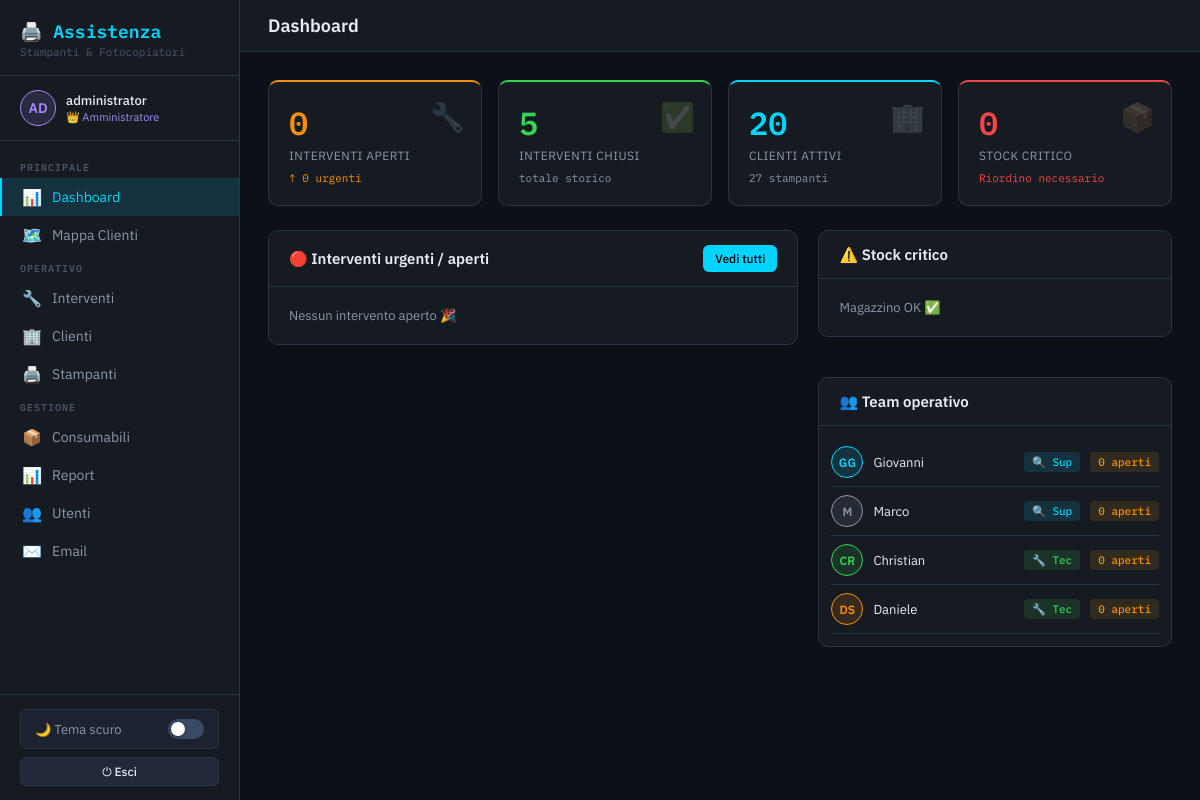
Screenshot of /agg_files/techcopy_email_06-12-2026/techcopy/index.php (signed in) with the database file from the repository.
### tables this page shows
CREATE TABLE `users` (
  `id` int(11) NOT NULL,
  `name` varchar(100) NOT NULL,
  `email` varchar(150) NOT NULL,
  `password` varchar(255) NOT NULL,
  `role` enum('admin','supervisor','tech','viewer','insert') NOT NULL DEFAULT 'tech',
  `avatar` varchar(4) NOT NULL DEFAULT 'US',
  `color` varchar(10) NOT NULL DEFAULT '#00d4ff',
  `notify_email` tinyint(1) NOT NULL DEFAULT 1,
  `active` tinyint(1) NOT NULL DEFAULT 1,
  `created_at` datetime NOT NULL DEFAULT current_timestamp(),
  `updated_at` datetime NOT NULL DEFAULT current_timestamp() ON UPDATE current_timestamp()
);

### agg_files/techcopy_email_06-12-2026/techcopy/includes/auth.php (called while the page is built, shortened)
<?php
require_once __DIR__ . '/config.php';
function current_user(): ?array {
    return $_SESSION['user'] ?? null;
}

### agg_files/techcopy_email_06-12-2026/techcopy/includes/config.php (called while the page is built, shortened)
<?php
function db(): PDO {
    static $pdo = null;
    if ($pdo === null) {
        $dsn = 'mysql:host='.DB_HOST.';dbname='.DB_NAME.';charset='.DB_CHARSET;
        try {
            $pdo = new PDO($dsn, DB_USER, DB_PASS, [
                PDO::ATTR_ERRMODE            => PDO::ERRMODE_EXCEPTION,
                PDO::ATTR_DEFAULT_FETCH_MODE => PDO::FETCH_ASSOC,
                PDO::ATTR_EMULATE_PREPARES   => false,
            ]);
        } catch (PDOException $e) {
            http_response_code(500);
            if (APP_DEBUG) {
                die('DB error: ' . htmlspecialchars($e->getMessage()));
            } else {
                die('Errore di connessione. Contattare l\'amministratore.');
            }
        }
    }
    return $pdo;
}

### agg_files/techcopy_email_06-12-2026/techcopy/includes/helpers.php (called while the page is built, shortened)
<?php
function h(mixed $v): string {
    return htmlspecialchars((string)($v ?? ''), ENT_QUOTES | ENT_SUBSTITUTE, 'UTF-8');
}

### agg_files/techcopy_email_06-12-2026/techcopy/index.php (the view, shortened to what this page needs)
<?php
require_once __DIR__ . '/includes/layout.php';
$db = db();
$me = current_user();
$openTickets   = 0; $urgentTickets = 0; $closedTickets = 0;
if ($me['role'] === 'tech') {
    $s = $db->prepare("SELECT COUNT(*) FROM tickets WHERE status='open' AND (tech_id=? OR EXISTS(SELECT 1 FROM ticket_users tu WHERE tu.ticket_id=tickets.id AND tu.user_id=?))"); $s->execute([$me['id'],$me['id']]); $openTickets=$s->fetchColumn();
    $s = $db->prepare("SELECT COUNT(*) FROM tickets WHERE status!='closed' AND (priority='urgent' OR priority='high') AND (tech_id=? OR EXISTS(SELECT 1 FROM ticket_users tu WHERE tu.ticket_id=tickets.id AND tu.user_id=?))"); $s->execute([$me['id'],$me['id']]); $urgentTickets=$s->fetchColumn();
    $s = $db->prepare("SELECT COUNT(*) FROM tickets WHERE status='closed' AND (tech_id=? OR EXISTS(SELECT 1 FROM ticket_users tu WHERE tu.ticket_id=tickets.id AND tu.user_id=?))"); $s->execute([$me['id'],$me['id']]); $closedTickets=$s->fetchColumn();
} else {
    $openTickets   = $db->query("SELECT COUNT(*) FROM tickets WHERE status='open'")->fetchColumn();
    $urgentTickets = $db->query("SELECT COUNT(*) FROM tickets WHERE status!='closed' AND (priority='urgent' OR priority='high')")->fetchColumn();
    $closedTickets = $db->query("SELECT COUNT(*) FROM tickets WHERE status='closed'")->fetchColumn();
}
$clientCount  = $db->query("SELECT COUNT(*) FROM clients WHERE active=1")->fetchColumn();
$printerCount = $db->query("SELECT COUNT(*) FROM printers WHERE active=1")->fetchColumn();
$lowStock     = $db->query("SELECT COUNT(*) FROM consumables WHERE stock<=min_stock")->fetchColumn();
$recentWhere = $me['role']==='tech' ? "AND (t.tech_id={$me['id']} OR EXISTS(SELECT 1 FROM ticket_users tu WHERE tu.ticket_id=t.id AND tu.user_id={$me['id']}))" : '';
$recentTickets = $db->query("
    SELECT t.*,c.name AS client_name,u.name AS tech_name,u.color AS tech_color,p.brand,p.model
    FROM tickets t
    LEFT JOIN clients c  ON c.id=t.client_id
    LEFT JOIN users u    ON u.id=t.tech_id
    LEFT JOIN printers p ON p.id=t.printer_id
    WHERE t.status!='closed' $recentWhere
    ORDER BY FIELD(t.priority,'urgent','high','normal'), t.created_at DESC
    LIMIT 5")->fetchAll();
$criticalStock = $db->query("SELECT * FROM consumables WHERE stock<=min_stock ORDER BY stock ASC LIMIT 6")->fetchAll();
$operativi = $db->query("
    SELECT u.id,u.name,u.color,u.avatar,u.role,
           COUNT(t.id) AS open_tickets
    FROM users u
    LEFT JOIN tickets t ON t.tech_id=u.id AND t.status!='closed'
    WHERE u.role IN ('tech','supervisor') AND u.active=1
    GROUP BY u.id ORDER BY FIELD(u.role,'supervisor','tech'), u.name")->fetchAll();
layout_header('Dashboard', 'dashboard');
?>
<div class="stats-grid">
  <div class="stat-card" style="border-top:2px solid var(--orange)">
    <div class="stat-icon">🔧</div>
    <div class="value" style="color:var(--orange)"><?= $openTickets ?></div>
    <div class="label"><?= $me['role']==='tech'?'Miei interventi aperti':'Interventi aperti' ?></div>
    <div class="trend" style="color:var(--orange)">↑ <?= $urgentTickets ?> urgenti</div>
  </div>
  <div class="stat-card" style="border-top:2px solid var(--green)">
    <div class="stat-icon">✅</div>
    <div class="value" style="color:var(--green)"><?= $closedTickets ?></div>
    <div class="label">Interventi chiusi</div>
    <div class="trend" style="color:var(--text2)">totale storico</div>
  </div>
  <div class="stat-card" style="border-top:2px solid var(--accent)">
    <div class="stat-icon">🏢</div>
    <div class="value" style="color:var(--accent)"><?= $clientCount ?></div>
    <div class="label">Clienti attivi</div>
    <div class="trend" style="color:var(--text2)"><?= $printerCount ?> stampanti</div>
  </div>
  <div class="stat-card" style="border-top:2px solid var(--red)">
    <div class="stat-icon">📦</div>
    <div class="value" style="color:var(--red)"><?= $lowStock ?></div>
    <div class="label">Stock critico</div>
    <div class="trend" style="color:var(--red)">Riordino necessario</div>
  </div>
</div>
<div class="two-col">
  <div>
    <div class="table-wrap">
      <div class="table-head">
        <h4>🔴 Interventi urgenti / aperti</h4>
        <a href="/techcopy/pages/tickets.php" class="btn btn-primary btn-sm">Vedi tutti</a>
      </div>
      <div style="padding:12px">
        <?php if (empty($recentTickets)): ?>
        <p style="color:var(--text2);font-size:13px;padding:8px">Nessun intervento aperto 🎉</p>
        <?php endif; ?>
      </div>
    </div>
  </div>
  <div style="display:flex;flex-direction:column;gap:16px">
    <div class="table-wrap">
      <div class="table-head"><h4>⚠️ Stock critico</h4></div>
      <div style="padding:12px">
        <?php if (empty($criticalStock)): ?><p style="color:var(--text2);font-size:13px;padding:8px">Magazzino OK ✅</p><?php endif; ?>
      </div>
    </div>
    <div class="table-wrap">
      <div class="table-head"><h4>👥 Team operativo</h4></div>
      <div style="padding:12px">
        <?php foreach ($operativi as $u): ?>
        <div style="display:flex;align-items:center;gap:10px;padding:8px 0;border-bottom:1px solid var(--border)">
          <div style="width:32px;height:32px;border-radius:50%;background:<?= h($u['color']) ?>22;color:<?= h($u['color']) ?>;border:1.5px solid <?= h($u['color']) ?>;display:flex;align-items:center;justify-content:center;font-size:12px;font-weight:600;flex-shrink:0"><?= h($u['avatar']) ?></div>
          <div style="flex:1;font-size:13px"><?= h($u['name']) ?></div>
          <span class="badge badge-<?= h($u['role']) ?>"><?= $u['role']==='supervisor'?'🔍 Sup':'🔧 Tec' ?></span>
          <span class="badge badge-open"><?= $u['open_tickets'] ?> aperti</span>
        </div>
        <?php endforeach; ?>
      </div>
    </div>
  </div>
</div>

### assets/css/style.css (style rules this page uses)
:root { --bg: #0d1117; --surface: #161b22; --surface2: #1c2230; --surface3: #21283a; --border: #2a3448; --border2: #3a4a64; --accent: #00d4ff; --accent1: #00d4ff; --accent-dim: rgba(0,212,255,0.12); --accent-glow: rgba(0,212,255,0.25); --green: #39d353; --green-dim: rgba(57,211,83,0.12); --orange: #f79000; --orange-dim: rgba(247,144,0,0.12); --red: #f44747; --red-dim: rgba(244,71,71,0.12); --yellow: #ffd700; --purple: #a78bfa; --text: #e6edf3; --text2: #8b98a8; --text3: #4a5568; --mono: 'IBM Plex Mono', monospace; --sans: 'IBM Plex Sans', sans-serif; --radius: 6px; --shadow: 0 4px 24px rgba(0,0,0,0.4); }
*, *::before, *::after { box-sizing:border-box; margin:0; padding:0; }
body { font-family:var(--sans); background:var(--bg); color:var(--text); min-height:100vh; }
a { color:inherit; text-decoration:none; }
.btn { display:inline-flex; align-items:center; gap:8px; padding:10px 20px; border-radius:var(--radius); font-size:14px; font-weight:500; border:none; cursor:pointer; transition:all .2s; font-family:var(--sans); text-decoration:none; }
.btn-primary { background:var(--accent1); color:#000; }
.btn-sm { padding:6px 12px; font-size:12px; }
.table-wrap { background:var(--surface); border:1px solid var(--border); border-radius:10px; overflow:hidden; margin-bottom:24px; }
.table-head { display:flex; align-items:center; justify-content:space-between; padding:14px 20px; border-bottom:1px solid var(--border); flex-wrap:wrap; gap:8px; }
.table-head h4 { font-size:15px; font-weight:600; }
.badge { display:inline-flex; align-items:center; gap:4px; padding:3px 8px; border-radius:4px; font-size:11px; font-weight:500; font-family:var(--mono); white-space:nowrap; }
.badge-supervisor { background:var(--accent-dim); color:var(--accent); }
.badge-tech { background:var(--green-dim); color:var(--green); }
.badge-open { background:var(--orange-dim); color:var(--orange); }
.stats-grid { display:grid; grid-template-columns:repeat(4,1fr); gap:16px; margin-bottom:24px; }
.stat-card { background:var(--surface); border:1px solid var(--border); border-radius:10px; padding:20px; position:relative; overflow:hidden; }
.stat-card .value { font-family:var(--mono); font-size:32px; font-weight:600; margin-bottom:4px; }
.stat-card .label { font-size:12px; color:var(--text2); text-transform:uppercase; letter-spacing:.5px; }
.stat-card .trend { font-size:11px; margin-top:8px; font-family:var(--mono); }
.stat-card .stat-icon { position:absolute; right:16px; top:16px; font-size:28px; opacity:.2; }
.two-col { display:grid; grid-template-columns:1.5fr 1fr; gap:20px; }

### rows the page displays
users: avatar "GG", name "Giovanni", role "🔍 Sup", open_tickets "0"
users: avatar "M", name "Marco", role "🔍 Sup", open_tickets "0"
users: avatar "CR", name "Christian", role "🔧 Tec", open_tickets "0"
users: avatar "DS", name "Daniele", role "🔧 Tec", open_tickets "0"

### other values shown
$user['avatar'] "AD"
$user['name'] "administrator"
$roleMeta[0] "👑"
$roleMeta[2] "Amministratore"
$title "Dashboard"
$openTickets "0"
$urgentTickets "0"
$closedTickets "5"
$clientCount "20"
$printerCount "27"
$lowStock "0"
